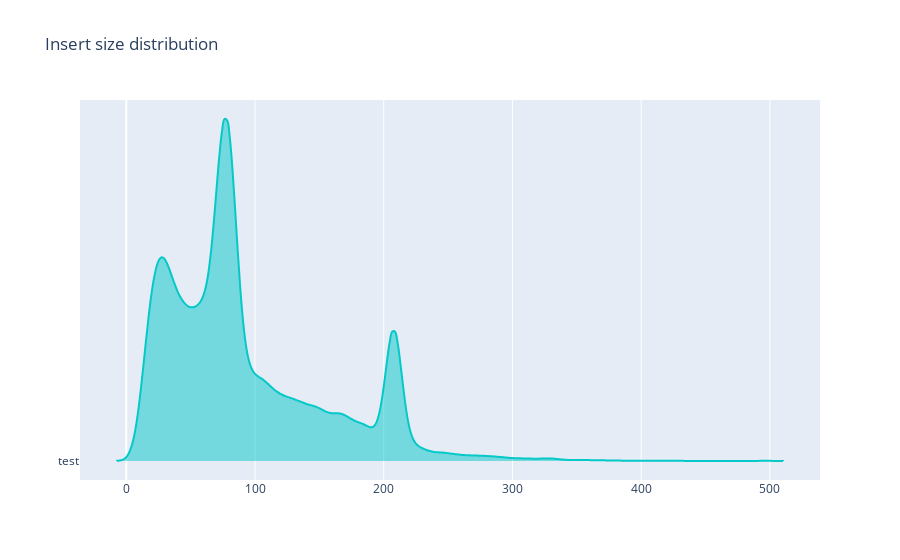

Notebook source saved alongside this figure:
### Code cell
import plotly.graph_objects as go
from plotly.colors import n_colors

colors = n_colors("rgb(5, 200, 200)", "rgb(200, 10, 10)", len(samples)+1, colortype="rgb")

fig = go.Figure()
for sample, color in zip(samples, colors):
    fig.add_trace(
        go.Violin(
            x=insert_size[insert_size["sample"] == sample]["insert_size"].values, line_color=color
        )
    )

fig.update_traces(orientation="h", side="positive", width=3, points=False)
# fig.update_layout(xaxis_showgrid=False, xaxis_zeroline=False)
# rename y ticks
fig.update_layout(
    yaxis=dict(
        tickmode="array",
        tickvals=list(range(len(samples))),
        ticktext=samples,
    )
)
# disable legend
fig.update_layout(showlegend=False)
fig.update_layout(title="Insert size distribution")
fig.show()

### Figure 1 — Plotly figure (JSON) as saved in the notebook; plotly's stock layout.template omitted (floating-point values rounded to 4 significant figures; data arrays with more than 128 entries replaced by an {"elided": "..."} marker saying what was removed)
{"data": [{"line": {"color": "rgb(5.0, 200.0, 200.0)"}, "orientation": "h", "points": false, "side": "positive", "type": "violin", "width": 3, "x": {"elided": "99971 int values"}}], "layout": {"showlegend": false, "title": {"text": "Insert size distribution"}, "yaxis": {"tickmode": "array", "ticktext": ["test"], "tickvals": [0]}}}
